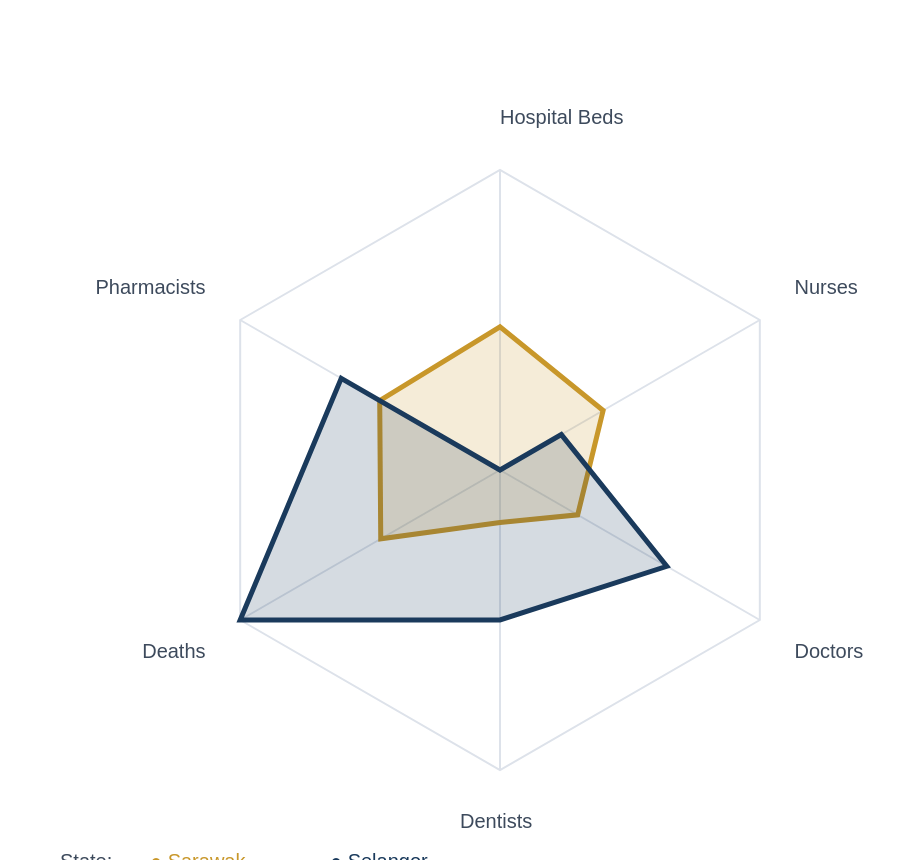

The specification (Vega-Lite) saved for this image:
### Vega specification from a JSON file in a GitHub repository (floating-point values rounded to 4 significant figures)
{"$schema": "https://vega.github.io/schema/vega/v5.json", "width": 460, "height": 430, "padding": {"top": 20, "left": 20, "right": 80, "bottom": 20}, "autosize": {"type": "none", "contains": "padding"}, "signals": [{"name": "radius", "update": "150"}, {"name": "cx", "update": "230"}, {"name": "cy", "update": "215"}], "data": [{"name": "table", "values": [{"key": "Pharmacists", "value": 0.463, "category": 0}, {"key": "Hospital Beds", "value": 0.477, "category": 0}, {"key": "Nurses", "value": 0.397, "category": 0}, {"key": "Doctors", "value": 0.299, "category": 0}, {"key": "Dentists", "value": 0.175, "category": 0}, {"key": "Deaths", "value": 0.459, "category": 0}, {"key": "Pharmacists", "value": 0.611, "category": 1}, {"key": "Hospital Beds", "value": 0.0, "category": 1}, {"key": "Nurses", "value": 0.236, "category": 1}, {"key": "Doctors", "value": 0.642, "category": 1}, {"key": "Dentists", "value": 0.5, "category": 1}, {"key": "Deaths", "value": 1.0, "category": 1}]}, {"name": "keys", "source": "table", "transform": [{"type": "aggregate", "groupby": ["key"]}]}], "scales": [{"name": "angular", "type": "point", "range": {"signal": "[-PI, PI]"}, "padding": 0.5, "domain": {"data": "table", "field": "key"}}, {"name": "radial", "type": "linear", "range": {"signal": "[0, radius]"}, "zero": true, "nice": false, "domain": [0, 1], "domainMin": 0}, {"name": "color", "type": "ordinal", "domain": [0, 1], "range": ["#c8972a", "#1a3a5c"]}], "encode": {"enter": {"x": {"value": 0}, "y": {"value": 0}}}, "marks": [{"type": "group", "name": "categories", "zindex": 1, "encode": {"enter": {"x": {"signal": "cx"}, "y": {"signal": "cy"}}}, "from": {"facet": {"data": "table", "name": "facet", "groupby": ["category"]}}, "marks": [{"type": "line", "name": "category-line", "from": {"data": "facet"}, "encode": {"enter": {"interpolate": {"value": "linear-closed"}, "x": {"signal": "scale('radial', datum.value) * cos(scale('angular', datum.key))"}, "y": {"signal": "scale('radial', datum.value) * sin(scale('angular', datum.key))"}, "stroke": {"scale": "color", "field": "category"}, "strokeWidth": {"value": 2.5}, "fill": {"scale": "color", "field": "category"}, "fillOpacity": {"value": 0.18}}}}]}, {"type": "rule", "name": "radial-grid", "from": {"data": "keys"}, "zindex": 0, "encode": {"enter": {"x": {"signal": "cx"}, "y": {"signal": "cy"}, "x2": {"signal": "cx + radius * cos(scale('angular', datum.key))"}, "y2": {"signal": "cy + radius * sin(scale('angular', datum.key))"}, "stroke": {"value": "#dde2ea"}, "strokeWidth": {"value": 1}}}}, {"type": "text", "name": "key-label", "from": {"data": "keys"}, "zindex": 1, "encode": {"enter": {"x": {"signal": "datum.key === 'Dentists' ? cx + (radius + 20) * cos(scale('angular', datum.key)) - 20 : cx + (radius + 20) * cos(scale('angular', datum.key))"}, "y": {"signal": "cy + (radius + 20) * sin(scale('angular', datum.key))"}, "text": {"field": "key"}, "align": [{"test": "abs(scale('angular', datum.key)) > PI / 2", "value": "right"}, {"value": "left"}], "baseline": [{"test": "scale('angular', datum.key) > 0", "value": "top"}, {"test": "scale('angular', datum.key) == 0", "value": "middle"}, {"value": "bottom"}], "fill": {"value": "#3d4a5c"}, "fontSize": {"value": 12}, "fontWeight": {"value": "600"}, "font": {"value": "Source Sans 3, sans-serif"}}}}, {"type": "line", "name": "outer-line", "from": {"data": "radial-grid"}, "encode": {"enter": {"interpolate": {"value": "linear-closed"}, "x": {"field": "x2"}, "y": {"field": "y2"}, "stroke": {"value": "#dde2ea"}, "strokeWidth": {"value": 1}}}}, {"type": "text", "encode": {"enter": {"x": {"value": 10}, "y": {"signal": "cy + radius + 40"}, "text": {"value": "State:"}, "fill": {"value": "#3d4a5c"}, "fontSize": {"value": 12}, "fontWeight": {"value": "bold"}, "font": {"value": "Source Sans 3, sans-serif"}, "align": {"value": "left"}, "baseline": {"value": "top"}}}}, {"type": "text", "encode": {"enter": {"x": {"value": 55}, "y": {"signal": "cy + radius + 40"}, "text": {"value": "● Sarawak"}, "fill": {"value": "#c8972a"}, "fontSize": {"value": 12}, "fontWeight": {"value": "bold"}, "font": {"value": "Source Sans 3, sans-serif"}, "align": {"value": "left"}, "baseline": {"value": "top"}}}}, {"type": "text", "encode": {"enter": {"x": {"value": 145}, "y": {"signal": "cy + radius + 40"}, "text": {"value": "● Selangor"}, "fill": {"value": "#1a3a5c"}, "fontSize": {"value": 12}, "fontWeight": {"value": "bold"}, "font": {"value": "Source Sans 3, sans-serif"}, "align": {"value": "left"}, "baseline": {"value": "top"}}}}]}
